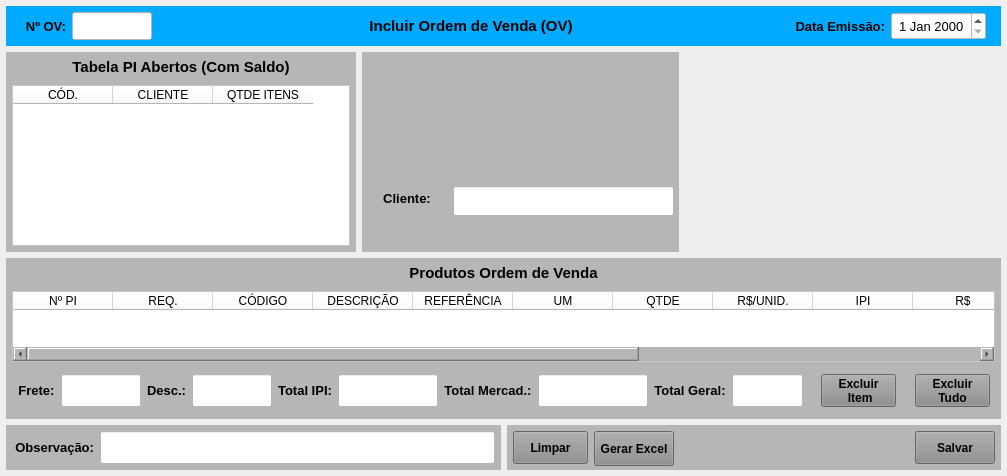
<?xml version="1.0" encoding="UTF-8"?>
<ui version="4.0">
 <class>MainWindow</class>
 <widget class="QMainWindow" name="MainWindow">
  <property name="geometry">
   <rect>
    <x>0</x>
    <y>0</y>
    <width>1007</width>
    <height>476</height>
   </rect>
  </property>
  <property name="windowTitle">
   <string>Incluir Ordem de Venda (OV)</string>
  </property>
  <widget class="QWidget" name="centralwidget">
   <layout class="QVBoxLayout" name="verticalLayout">
    <property name="spacing">
     <number>6</number>
    </property>
    <property name="leftMargin">
     <number>6</number>
    </property>
    <property name="topMargin">
     <number>6</number>
    </property>
    <property name="rightMargin">
     <number>6</number>
    </property>
    <property name="bottomMargin">
     <number>6</number>
    </property>
    <item>
     <widget class="QWidget" name="widget_cabecalho" native="true">
      <property name="sizePolicy">
       <sizepolicy hsizetype="Preferred" vsizetype="Fixed">
        <horstretch>0</horstretch>
        <verstretch>0</verstretch>
       </sizepolicy>
      </property>
      <property name="minimumSize">
       <size>
        <width>0</width>
        <height>40</height>
       </size>
      </property>
      <property name="maximumSize">
       <size>
        <width>16777215</width>
        <height>40</height>
       </size>
      </property>
      <property name="font">
       <font>
        <pointsize>9</pointsize>
       </font>
      </property>
      <property name="styleSheet">
       <string notr="true">background-color: rgb(0, 170, 255);</string>
      </property>
      <layout class="QHBoxLayout" name="horizontalLayout">
       <property name="spacing">
        <number>6</number>
       </property>
       <property name="leftMargin">
        <number>15</number>
       </property>
       <property name="topMargin">
        <number>6</number>
       </property>
       <property name="rightMargin">
        <number>15</number>
       </property>
       <property name="bottomMargin">
        <number>6</number>
       </property>
       <item>
        <widget class="QLabel" name="label_5">
         <property name="sizePolicy">
          <sizepolicy hsizetype="Fixed" vsizetype="Preferred">
           <horstretch>0</horstretch>
           <verstretch>0</verstretch>
          </sizepolicy>
         </property>
         <property name="maximumSize">
          <size>
           <width>45</width>
           <height>16777215</height>
          </size>
         </property>
         <property name="font">
          <font>
           <pointsize>10</pointsize>
           <weight>75</weight>
           <bold>true</bold>
          </font>
         </property>
         <property name="text">
          <string>Nº OV:</string>
         </property>
         <property name="alignment">
          <set>Qt::AlignRight|Qt::AlignTrailing|Qt::AlignVCenter</set>
         </property>
        </widget>
       </item>
       <item>
        <widget class="QLineEdit" name="line_Num_OV">
         <property name="sizePolicy">
          <sizepolicy hsizetype="Fixed" vsizetype="Preferred">
           <horstretch>0</horstretch>
           <verstretch>0</verstretch>
          </sizepolicy>
         </property>
         <property name="minimumSize">
          <size>
           <width>80</width>
           <height>0</height>
          </size>
         </property>
         <property name="maximumSize">
          <size>
           <width>80</width>
           <height>16777215</height>
          </size>
         </property>
         <property name="font">
          <font>
           <pointsize>9</pointsize>
          </font>
         </property>
         <property name="styleSheet">
          <string notr="true">background-color: rgb(255, 255, 255);</string>
         </property>
         <property name="alignment">
          <set>Qt::AlignCenter</set>
         </property>
        </widget>
       </item>
       <item>
        <widget class="QLabel" name="label_13">
         <property name="sizePolicy">
          <sizepolicy hsizetype="Minimum" vsizetype="Preferred">
           <horstretch>0</horstretch>
           <verstretch>0</verstretch>
          </sizepolicy>
         </property>
         <property name="minimumSize">
          <size>
           <width>300</width>
           <height>0</height>
          </size>
         </property>
         <property name="font">
          <font>
           <pointsize>11</pointsize>
           <weight>75</weight>
           <bold>true</bold>
          </font>
         </property>
         <property name="text">
          <string>Incluir Ordem de Venda (OV)</string>
         </property>
         <property name="alignment">
          <set>Qt::AlignCenter</set>
         </property>
        </widget>
       </item>
       <item>
        <widget class="QLabel" name="label_20">
         <property name="sizePolicy">
          <sizepolicy hsizetype="Fixed" vsizetype="Preferred">
           <horstretch>0</horstretch>
           <verstretch>0</verstretch>
          </sizepolicy>
         </property>
         <property name="minimumSize">
          <size>
           <width>95</width>
           <height>0</height>
          </size>
         </property>
         <property name="maximumSize">
          <size>
           <width>95</width>
           <height>16777215</height>
          </size>
         </property>
         <property name="font">
          <font>
           <pointsize>10</pointsize>
           <weight>75</weight>
           <bold>true</bold>
          </font>
         </property>
         <property name="text">
          <string>Data Emissão:</string>
         </property>
         <property name="alignment">
          <set>Qt::AlignRight|Qt::AlignTrailing|Qt::AlignVCenter</set>
         </property>
        </widget>
       </item>
       <item>
        <widget class="QDateEdit" name="date_Emissao">
         <property name="sizePolicy">
          <sizepolicy hsizetype="Fixed" vsizetype="Preferred">
           <horstretch>0</horstretch>
           <verstretch>0</verstretch>
          </sizepolicy>
         </property>
         <property name="maximumSize">
          <size>
           <width>95</width>
           <height>16777215</height>
          </size>
         </property>
         <property name="font">
          <font>
           <pointsize>10</pointsize>
          </font>
         </property>
         <property name="styleSheet">
          <string notr="true">background-color: rgb(255, 255, 255);</string>
         </property>
         <property name="alignment">
          <set>Qt::AlignCenter</set>
         </property>
        </widget>
       </item>
      </layout>
     </widget>
    </item>
    <item>
     <widget class="QWidget" name="widget_3" native="true">
      <property name="minimumSize">
       <size>
        <width>0</width>
        <height>200</height>
       </size>
      </property>
      <property name="maximumSize">
       <size>
        <width>16777215</width>
        <height>200</height>
       </size>
      </property>
      <layout class="QHBoxLayout" name="horizontalLayout_2">
       <property name="leftMargin">
        <number>0</number>
       </property>
       <property name="topMargin">
        <number>0</number>
       </property>
       <property name="rightMargin">
        <number>0</number>
       </property>
       <property name="bottomMargin">
        <number>0</number>
       </property>
       <item>
        <widget class="QWidget" name="widget_Cor1" native="true">
         <property name="minimumSize">
          <size>
           <width>350</width>
           <height>0</height>
          </size>
         </property>
         <property name="maximumSize">
          <size>
           <width>350</width>
           <height>16777215</height>
          </size>
         </property>
         <property name="styleSheet">
          <string notr="true">background-color: rgb(182, 182, 182);</string>
         </property>
         <layout class="QVBoxLayout" name="verticalLayout_5">
          <property name="spacing">
           <number>6</number>
          </property>
          <property name="leftMargin">
           <number>6</number>
          </property>
          <property name="topMargin">
           <number>2</number>
          </property>
          <property name="rightMargin">
           <number>6</number>
          </property>
          <property name="bottomMargin">
           <number>6</number>
          </property>
          <item>
           <widget class="QLabel" name="label_8">
            <property name="minimumSize">
             <size>
              <width>0</width>
              <height>25</height>
             </size>
            </property>
            <property name="maximumSize">
             <size>
              <width>16777215</width>
              <height>25</height>
             </size>
            </property>
            <property name="font">
             <font>
              <pointsize>11</pointsize>
              <weight>75</weight>
              <bold>true</bold>
             </font>
            </property>
            <property name="text">
             <string>Tabela PI Abertos (Com Saldo)</string>
            </property>
            <property name="alignment">
             <set>Qt::AlignCenter</set>
            </property>
           </widget>
          </item>
          <item>
           <widget class="QTableWidget" name="table_PI_Aberto">
            <property name="sizePolicy">
             <sizepolicy hsizetype="Preferred" vsizetype="Preferred">
              <horstretch>0</horstretch>
              <verstretch>0</verstretch>
             </sizepolicy>
            </property>
            <property name="font">
             <font>
              <pointsize>9</pointsize>
             </font>
            </property>
            <property name="styleSheet">
             <string notr="true">background-color: rgb(255, 255, 255);</string>
            </property>
            <column>
             <property name="text">
              <string>CÓD.</string>
             </property>
            </column>
            <column>
             <property name="text">
              <string>CLIENTE</string>
             </property>
            </column>
            <column>
             <property name="text">
              <string>QTDE ITENS</string>
             </property>
            </column>
           </widget>
          </item>
         </layout>
        </widget>
       </item>
       <item>
        <widget class="QWidget" name="widget_Cor2" native="true">
         <property name="styleSheet">
          <string notr="true">background-color: rgb(182, 182, 182);</string>
         </property>
         <layout class="QVBoxLayout" name="verticalLayout_2">
          <property name="leftMargin">
           <number>0</number>
          </property>
          <property name="topMargin">
           <number>0</number>
          </property>
          <property name="rightMargin">
           <number>0</number>
          </property>
          <property name="bottomMargin">
           <number>0</number>
          </property>
          <item>
           <widget class="QLabel" name="label_2">
            <property name="text">
             <string/>
            </property>
           </widget>
          </item>
          <item>
           <widget class="QWidget" name="widget_5" native="true">
            <property name="minimumSize">
             <size>
              <width>0</width>
              <height>35</height>
             </size>
            </property>
            <property name="maximumSize">
             <size>
              <width>16777215</width>
              <height>35</height>
             </size>
            </property>
            <layout class="QHBoxLayout" name="horizontalLayout_3">
             <property name="leftMargin">
              <number>5</number>
             </property>
             <property name="topMargin">
              <number>5</number>
             </property>
             <property name="rightMargin">
              <number>5</number>
             </property>
             <property name="bottomMargin">
              <number>5</number>
             </property>
             <item>
              <widget class="QLabel" name="label_41">
               <property name="minimumSize">
                <size>
                 <width>80</width>
                 <height>0</height>
                </size>
               </property>
               <property name="maximumSize">
                <size>
                 <width>80</width>
                 <height>16777215</height>
                </size>
               </property>
               <property name="font">
                <font>
                 <pointsize>10</pointsize>
                 <weight>75</weight>
                 <bold>true</bold>
                </font>
               </property>
               <property name="text">
                <string>Cliente:</string>
               </property>
               <property name="alignment">
                <set>Qt::AlignCenter</set>
               </property>
              </widget>
             </item>
             <item>
              <widget class="QLineEdit" name="line_Cliente">
               <property name="sizePolicy">
                <sizepolicy hsizetype="Preferred" vsizetype="Preferred">
                 <horstretch>0</horstretch>
                 <verstretch>0</verstretch>
                </sizepolicy>
               </property>
               <property name="minimumSize">
                <size>
                 <width>0</width>
                 <height>30</height>
                </size>
               </property>
               <property name="maximumSize">
                <size>
                 <width>16777215</width>
                 <height>30</height>
                </size>
               </property>
               <property name="font">
                <font>
                 <pointsize>9</pointsize>
                 <weight>50</weight>
                 <bold>false</bold>
                </font>
               </property>
               <property name="styleSheet">
                <string notr="true">background-color: rgb(255, 255, 255);</string>
               </property>
               <property name="alignment">
                <set>Qt::AlignCenter</set>
               </property>
              </widget>
             </item>
            </layout>
           </widget>
          </item>
          <item>
           <widget class="QLabel" name="label_3">
            <property name="minimumSize">
             <size>
              <width>0</width>
              <height>30</height>
             </size>
            </property>
            <property name="maximumSize">
             <size>
              <width>16777215</width>
              <height>30</height>
             </size>
            </property>
            <property name="text">
             <string/>
            </property>
           </widget>
          </item>
         </layout>
        </widget>
       </item>
       <item>
        <widget class="QLabel" name="label">
         <property name="text">
          <string/>
         </property>
        </widget>
       </item>
      </layout>
     </widget>
    </item>
    <item>
     <widget class="QWidget" name="widget_Cor3" native="true">
      <property name="minimumSize">
       <size>
        <width>0</width>
        <height>0</height>
       </size>
      </property>
      <property name="styleSheet">
       <string notr="true">background-color: rgb(182, 182, 182);</string>
      </property>
      <layout class="QVBoxLayout" name="verticalLayout_12" stretch="0,0,0">
       <property name="spacing">
        <number>6</number>
       </property>
       <property name="leftMargin">
        <number>6</number>
       </property>
       <property name="topMargin">
        <number>2</number>
       </property>
       <property name="rightMargin">
        <number>6</number>
       </property>
       <property name="bottomMargin">
        <number>6</number>
       </property>
       <item>
        <widget class="QLabel" name="label_34">
         <property name="minimumSize">
          <size>
           <width>0</width>
           <height>25</height>
          </size>
         </property>
         <property name="maximumSize">
          <size>
           <width>16777215</width>
           <height>25</height>
          </size>
         </property>
         <property name="font">
          <font>
           <pointsize>11</pointsize>
           <weight>75</weight>
           <bold>true</bold>
          </font>
         </property>
         <property name="text">
          <string>Produtos Ordem de Venda</string>
         </property>
         <property name="alignment">
          <set>Qt::AlignCenter</set>
         </property>
        </widget>
       </item>
       <item>
        <widget class="QTableWidget" name="table_OV">
         <property name="sizePolicy">
          <sizepolicy hsizetype="Preferred" vsizetype="Preferred">
           <horstretch>0</horstretch>
           <verstretch>0</verstretch>
          </sizepolicy>
         </property>
         <property name="font">
          <font>
           <pointsize>8</pointsize>
          </font>
         </property>
         <property name="styleSheet">
          <string notr="true">background-color: rgb(255, 255, 255);</string>
         </property>
         <column>
          <property name="text">
           <string>Nº PI</string>
          </property>
         </column>
         <column>
          <property name="text">
           <string>REQ.</string>
          </property>
         </column>
         <column>
          <property name="text">
           <string>CÓDIGO</string>
          </property>
         </column>
         <column>
          <property name="text">
           <string>DESCRIÇÃO</string>
          </property>
         </column>
         <column>
          <property name="text">
           <string>REFERÊNCIA</string>
          </property>
         </column>
         <column>
          <property name="text">
           <string>UM</string>
          </property>
         </column>
         <column>
          <property name="text">
           <string>QTDE</string>
          </property>
         </column>
         <column>
          <property name="text">
           <string>R$/UNID.</string>
          </property>
         </column>
         <column>
          <property name="text">
           <string>IPI</string>
          </property>
         </column>
         <column>
          <property name="text">
           <string>R$</string>
          </property>
         </column>
         <column>
          <property name="text">
           <string>DATA ENTR.</string>
          </property>
         </column>
         <column>
          <property name="text">
           <string>QTDE ENT</string>
          </property>
         </column>
         <column>
          <property name="text">
           <string>OBS</string>
          </property>
         </column>
         <column>
          <property name="text">
           <string>SOLICITANTE</string>
          </property>
         </column>
        </widget>
       </item>
       <item>
        <widget class="QWidget" name="widget_21" native="true">
         <property name="minimumSize">
          <size>
           <width>0</width>
           <height>45</height>
          </size>
         </property>
         <property name="maximumSize">
          <size>
           <width>16777215</width>
           <height>45</height>
          </size>
         </property>
         <layout class="QHBoxLayout" name="horizontalLayout_15">
          <property name="leftMargin">
           <number>0</number>
          </property>
          <property name="topMargin">
           <number>0</number>
          </property>
          <property name="rightMargin">
           <number>0</number>
          </property>
          <property name="bottomMargin">
           <number>0</number>
          </property>
          <item>
           <widget class="QWidget" name="widget_22" native="true">
            <layout class="QVBoxLayout" name="verticalLayout_13">
             <property name="spacing">
              <number>4</number>
             </property>
             <property name="leftMargin">
              <number>0</number>
             </property>
             <property name="topMargin">
              <number>0</number>
             </property>
             <property name="rightMargin">
              <number>0</number>
             </property>
             <property name="bottomMargin">
              <number>0</number>
             </property>
             <item>
              <widget class="QWidget" name="widget_23" native="true">
               <layout class="QHBoxLayout" name="horizontalLayout_16">
                <property name="leftMargin">
                 <number>6</number>
                </property>
                <property name="topMargin">
                 <number>6</number>
                </property>
                <property name="rightMargin">
                 <number>6</number>
                </property>
                <property name="bottomMargin">
                 <number>6</number>
                </property>
                <item>
                 <widget class="QLabel" name="label_35">
                  <property name="minimumSize">
                   <size>
                    <width>0</width>
                    <height>0</height>
                   </size>
                  </property>
                  <property name="maximumSize">
                   <size>
                    <width>16777215</width>
                    <height>16777215</height>
                   </size>
                  </property>
                  <property name="font">
                   <font>
                    <pointsize>10</pointsize>
                    <weight>75</weight>
                    <bold>true</bold>
                   </font>
                  </property>
                  <property name="text">
                   <string>Frete:</string>
                  </property>
                  <property name="alignment">
                   <set>Qt::AlignCenter</set>
                  </property>
                 </widget>
                </item>
                <item>
                 <widget class="QLineEdit" name="line_Frete">
                  <property name="sizePolicy">
                   <sizepolicy hsizetype="Preferred" vsizetype="Preferred">
                    <horstretch>0</horstretch>
                    <verstretch>0</verstretch>
                   </sizepolicy>
                  </property>
                  <property name="minimumSize">
                   <size>
                    <width>80</width>
                    <height>0</height>
                   </size>
                  </property>
                  <property name="maximumSize">
                   <size>
                    <width>80</width>
                    <height>16777215</height>
                   </size>
                  </property>
                  <property name="font">
                   <font>
                    <pointsize>9</pointsize>
                    <weight>50</weight>
                    <bold>false</bold>
                   </font>
                  </property>
                  <property name="styleSheet">
                   <string notr="true">background-color: rgb(255, 255, 255);</string>
                  </property>
                  <property name="alignment">
                   <set>Qt::AlignCenter</set>
                  </property>
                 </widget>
                </item>
                <item>
                 <widget class="QLabel" name="label_36">
                  <property name="minimumSize">
                   <size>
                    <width>0</width>
                    <height>0</height>
                   </size>
                  </property>
                  <property name="maximumSize">
                   <size>
                    <width>16777215</width>
                    <height>16777215</height>
                   </size>
                  </property>
                  <property name="font">
                   <font>
                    <pointsize>10</pointsize>
                    <weight>75</weight>
                    <bold>true</bold>
                   </font>
                  </property>
                  <property name="text">
                   <string>Desc.:</string>
                  </property>
                  <property name="alignment">
                   <set>Qt::AlignCenter</set>
                  </property>
                 </widget>
                </item>
                <item>
                 <widget class="QLineEdit" name="line_Desconto">
                  <property name="sizePolicy">
                   <sizepolicy hsizetype="Preferred" vsizetype="Preferred">
                    <horstretch>0</horstretch>
                    <verstretch>0</verstretch>
                   </sizepolicy>
                  </property>
                  <property name="minimumSize">
                   <size>
                    <width>80</width>
                    <height>0</height>
                   </size>
                  </property>
                  <property name="maximumSize">
                   <size>
                    <width>80</width>
                    <height>16777215</height>
                   </size>
                  </property>
                  <property name="font">
                   <font>
                    <pointsize>9</pointsize>
                    <weight>50</weight>
                    <bold>false</bold>
                   </font>
                  </property>
                  <property name="styleSheet">
                   <string notr="true">background-color: rgb(255, 255, 255);</string>
                  </property>
                  <property name="alignment">
                   <set>Qt::AlignCenter</set>
                  </property>
                 </widget>
                </item>
                <item>
                 <widget class="QLabel" name="label_37">
                  <property name="minimumSize">
                   <size>
                    <width>0</width>
                    <height>0</height>
                   </size>
                  </property>
                  <property name="maximumSize">
                   <size>
                    <width>16777215</width>
                    <height>16777215</height>
                   </size>
                  </property>
                  <property name="font">
                   <font>
                    <pointsize>10</pointsize>
                    <weight>75</weight>
                    <bold>true</bold>
                   </font>
                  </property>
                  <property name="text">
                   <string>Total IPI:</string>
                  </property>
                  <property name="alignment">
                   <set>Qt::AlignCenter</set>
                  </property>
                 </widget>
                </item>
                <item>
                 <widget class="QLineEdit" name="line_Total_Ipi">
                  <property name="sizePolicy">
                   <sizepolicy hsizetype="Preferred" vsizetype="Preferred">
                    <horstretch>0</horstretch>
                    <verstretch>0</verstretch>
                   </sizepolicy>
                  </property>
                  <property name="minimumSize">
                   <size>
                    <width>100</width>
                    <height>0</height>
                   </size>
                  </property>
                  <property name="maximumSize">
                   <size>
                    <width>100</width>
                    <height>16777215</height>
                   </size>
                  </property>
                  <property name="font">
                   <font>
                    <pointsize>9</pointsize>
                   </font>
                  </property>
                  <property name="styleSheet">
                   <string notr="true">background-color: rgb(255, 255, 255);</string>
                  </property>
                  <property name="alignment">
                   <set>Qt::AlignCenter</set>
                  </property>
                 </widget>
                </item>
                <item>
                 <widget class="QLabel" name="label_38">
                  <property name="minimumSize">
                   <size>
                    <width>0</width>
                    <height>0</height>
                   </size>
                  </property>
                  <property name="maximumSize">
                   <size>
                    <width>16777215</width>
                    <height>16777215</height>
                   </size>
                  </property>
                  <property name="font">
                   <font>
                    <pointsize>10</pointsize>
                    <weight>75</weight>
                    <bold>true</bold>
                   </font>
                  </property>
                  <property name="text">
                   <string>Total Mercad.:</string>
                  </property>
                  <property name="alignment">
                   <set>Qt::AlignCenter</set>
                  </property>
                 </widget>
                </item>
                <item>
                 <widget class="QLineEdit" name="line_Total_Merc">
                  <property name="sizePolicy">
                   <sizepolicy hsizetype="Preferred" vsizetype="Preferred">
                    <horstretch>0</horstretch>
                    <verstretch>0</verstretch>
                   </sizepolicy>
                  </property>
                  <property name="minimumSize">
                   <size>
                    <width>110</width>
                    <height>0</height>
                   </size>
                  </property>
                  <property name="maximumSize">
                   <size>
                    <width>110</width>
                    <height>16777215</height>
                   </size>
                  </property>
                  <property name="font">
                   <font>
                    <pointsize>9</pointsize>
                   </font>
                  </property>
                  <property name="styleSheet">
                   <string notr="true">background-color: rgb(255, 255, 255);</string>
                  </property>
                  <property name="alignment">
                   <set>Qt::AlignCenter</set>
                  </property>
                 </widget>
                </item>
                <item>
                 <widget class="QLabel" name="label_39">
                  <property name="minimumSize">
                   <size>
                    <width>0</width>
                    <height>0</height>
                   </size>
                  </property>
                  <property name="maximumSize">
                   <size>
                    <width>16777215</width>
                    <height>16777215</height>
                   </size>
                  </property>
                  <property name="font">
                   <font>
                    <pointsize>10</pointsize>
                    <weight>75</weight>
                    <bold>true</bold>
                   </font>
                  </property>
                  <property name="text">
                   <string>Total Geral:</string>
                  </property>
                  <property name="alignment">
                   <set>Qt::AlignCenter</set>
                  </property>
                 </widget>
                </item>
                <item>
                 <widget class="QLineEdit" name="line_Total_Geral">
                  <property name="sizePolicy">
                   <sizepolicy hsizetype="Preferred" vsizetype="Preferred">
                    <horstretch>0</horstretch>
                    <verstretch>0</verstretch>
                   </sizepolicy>
                  </property>
                  <property name="minimumSize">
                   <size>
                    <width>0</width>
                    <height>0</height>
                   </size>
                  </property>
                  <property name="maximumSize">
                   <size>
                    <width>16777215</width>
                    <height>16777215</height>
                   </size>
                  </property>
                  <property name="font">
                   <font>
                    <pointsize>9</pointsize>
                   </font>
                  </property>
                  <property name="styleSheet">
                   <string notr="true">background-color: rgb(255, 255, 255);</string>
                  </property>
                  <property name="alignment">
                   <set>Qt::AlignCenter</set>
                  </property>
                 </widget>
                </item>
               </layout>
              </widget>
             </item>
            </layout>
           </widget>
          </item>
          <item>
           <widget class="QWidget" name="widget_25" native="true">
            <property name="minimumSize">
             <size>
              <width>180</width>
              <height>0</height>
             </size>
            </property>
            <property name="maximumSize">
             <size>
              <width>180</width>
              <height>16777215</height>
             </size>
            </property>
            <layout class="QHBoxLayout" name="horizontalLayout_17">
             <property name="leftMargin">
              <number>6</number>
             </property>
             <property name="topMargin">
              <number>6</number>
             </property>
             <property name="rightMargin">
              <number>6</number>
             </property>
             <property name="bottomMargin">
              <number>6</number>
             </property>
             <item>
              <widget class="QPushButton" name="btn_ExcluirItem">
               <property name="sizePolicy">
                <sizepolicy hsizetype="Fixed" vsizetype="Preferred">
                 <horstretch>0</horstretch>
                 <verstretch>0</verstretch>
                </sizepolicy>
               </property>
               <property name="maximumSize">
                <size>
                 <width>75</width>
                 <height>16777215</height>
                </size>
               </property>
               <property name="font">
                <font>
                 <pointsize>9</pointsize>
                 <weight>75</weight>
                 <bold>true</bold>
                </font>
               </property>
               <property name="cursor">
                <cursorShape>PointingHandCursor</cursorShape>
               </property>
               <property name="layoutDirection">
                <enum>Qt::LeftToRight</enum>
               </property>
               <property name="autoFillBackground">
                <bool>false</bool>
               </property>
               <property name="styleSheet">
                <string notr="true">background-color: rgb(141, 141, 141);</string>
               </property>
               <property name="text">
                <string>Excluir 
 Item</string>
               </property>
               <property name="checkable">
                <bool>false</bool>
               </property>
               <property name="autoDefault">
                <bool>false</bool>
               </property>
               <property name="default">
                <bool>false</bool>
               </property>
               <property name="flat">
                <bool>false</bool>
               </property>
              </widget>
             </item>
             <item>
              <widget class="QLabel" name="label_40">
               <property name="text">
                <string/>
               </property>
              </widget>
             </item>
             <item>
              <widget class="QPushButton" name="btn_ExcluirTudo">
               <property name="sizePolicy">
                <sizepolicy hsizetype="Fixed" vsizetype="Preferred">
                 <horstretch>0</horstretch>
                 <verstretch>0</verstretch>
                </sizepolicy>
               </property>
               <property name="maximumSize">
                <size>
                 <width>80</width>
                 <height>16777215</height>
                </size>
               </property>
               <property name="font">
                <font>
                 <pointsize>9</pointsize>
                 <weight>75</weight>
                 <bold>true</bold>
                </font>
               </property>
               <property name="cursor">
                <cursorShape>PointingHandCursor</cursorShape>
               </property>
               <property name="layoutDirection">
                <enum>Qt::LeftToRight</enum>
               </property>
               <property name="autoFillBackground">
                <bool>false</bool>
               </property>
               <property name="styleSheet">
                <string notr="true">background-color: rgb(141, 141, 141);</string>
               </property>
               <property name="text">
                <string>Excluir
Tudo</string>
               </property>
               <property name="checkable">
                <bool>false</bool>
               </property>
               <property name="autoDefault">
                <bool>false</bool>
               </property>
               <property name="default">
                <bool>false</bool>
               </property>
               <property name="flat">
                <bool>false</bool>
               </property>
              </widget>
             </item>
            </layout>
           </widget>
          </item>
         </layout>
        </widget>
       </item>
      </layout>
     </widget>
    </item>
    <item>
     <widget class="QWidget" name="widget_12" native="true">
      <property name="minimumSize">
       <size>
        <width>0</width>
        <height>45</height>
       </size>
      </property>
      <property name="maximumSize">
       <size>
        <width>16777215</width>
        <height>45</height>
       </size>
      </property>
      <layout class="QHBoxLayout" name="horizontalLayout_7">
       <property name="leftMargin">
        <number>0</number>
       </property>
       <property name="topMargin">
        <number>0</number>
       </property>
       <property name="rightMargin">
        <number>0</number>
       </property>
       <property name="bottomMargin">
        <number>0</number>
       </property>
       <item>
        <widget class="QWidget" name="widget_Cor4" native="true">
         <property name="maximumSize">
          <size>
           <width>16777215</width>
           <height>16777215</height>
          </size>
         </property>
         <property name="styleSheet">
          <string notr="true">background-color: rgb(182, 182, 182);</string>
         </property>
         <layout class="QHBoxLayout" name="horizontalLayout_23">
          <property name="spacing">
           <number>6</number>
          </property>
          <property name="leftMargin">
           <number>6</number>
          </property>
          <property name="topMargin">
           <number>6</number>
          </property>
          <property name="rightMargin">
           <number>6</number>
          </property>
          <property name="bottomMargin">
           <number>6</number>
          </property>
          <item>
           <widget class="QLabel" name="label_28">
            <property name="sizePolicy">
             <sizepolicy hsizetype="Fixed" vsizetype="Preferred">
              <horstretch>0</horstretch>
              <verstretch>0</verstretch>
             </sizepolicy>
            </property>
            <property name="minimumSize">
             <size>
              <width>82</width>
              <height>0</height>
             </size>
            </property>
            <property name="maximumSize">
             <size>
              <width>82</width>
              <height>16777215</height>
             </size>
            </property>
            <property name="font">
             <font>
              <pointsize>10</pointsize>
              <weight>75</weight>
              <bold>true</bold>
             </font>
            </property>
            <property name="text">
             <string>Observação:</string>
            </property>
            <property name="alignment">
             <set>Qt::AlignRight|Qt::AlignTrailing|Qt::AlignVCenter</set>
            </property>
           </widget>
          </item>
          <item>
           <widget class="QLineEdit" name="line_Obs">
            <property name="sizePolicy">
             <sizepolicy hsizetype="Preferred" vsizetype="Preferred">
              <horstretch>0</horstretch>
              <verstretch>0</verstretch>
             </sizepolicy>
            </property>
            <property name="minimumSize">
             <size>
              <width>0</width>
              <height>0</height>
             </size>
            </property>
            <property name="maximumSize">
             <size>
              <width>16777215</width>
              <height>16777215</height>
             </size>
            </property>
            <property name="font">
             <font>
              <pointsize>9</pointsize>
             </font>
            </property>
            <property name="cursor">
             <cursorShape>IBeamCursor</cursorShape>
            </property>
            <property name="styleSheet">
             <string notr="true">background-color: rgb(255, 255, 255);</string>
            </property>
            <property name="inputMask">
             <string/>
            </property>
            <property name="text">
             <string/>
            </property>
            <property name="maxLength">
             <number>110</number>
            </property>
            <property name="frame">
             <bool>true</bool>
            </property>
            <property name="echoMode">
             <enum>QLineEdit::Normal</enum>
            </property>
            <property name="alignment">
             <set>Qt::AlignLeading|Qt::AlignLeft|Qt::AlignVCenter</set>
            </property>
           </widget>
          </item>
         </layout>
        </widget>
       </item>
       <item>
        <widget class="QWidget" name="widget_Cor5" native="true">
         <property name="minimumSize">
          <size>
           <width>0</width>
           <height>0</height>
          </size>
         </property>
         <property name="maximumSize">
          <size>
           <width>16777215</width>
           <height>16777215</height>
          </size>
         </property>
         <property name="styleSheet">
          <string notr="true">background-color: rgb(182, 182, 182);</string>
         </property>
         <layout class="QHBoxLayout" name="horizontalLayout_8">
          <property name="leftMargin">
           <number>6</number>
          </property>
          <property name="topMargin">
           <number>6</number>
          </property>
          <property name="rightMargin">
           <number>6</number>
          </property>
          <property name="bottomMargin">
           <number>6</number>
          </property>
          <item>
           <widget class="QPushButton" name="btn_Limpar">
            <property name="sizePolicy">
             <sizepolicy hsizetype="Fixed" vsizetype="Preferred">
              <horstretch>0</horstretch>
              <verstretch>0</verstretch>
             </sizepolicy>
            </property>
            <property name="maximumSize">
             <size>
              <width>75</width>
              <height>16777215</height>
             </size>
            </property>
            <property name="font">
             <font>
              <pointsize>9</pointsize>
              <weight>75</weight>
              <bold>true</bold>
             </font>
            </property>
            <property name="cursor">
             <cursorShape>PointingHandCursor</cursorShape>
            </property>
            <property name="layoutDirection">
             <enum>Qt::LeftToRight</enum>
            </property>
            <property name="autoFillBackground">
             <bool>false</bool>
            </property>
            <property name="styleSheet">
             <string notr="true">background-color: rgb(141, 141, 141);</string>
            </property>
            <property name="text">
             <string>Limpar</string>
            </property>
            <property name="checkable">
             <bool>false</bool>
            </property>
            <property name="autoDefault">
             <bool>false</bool>
            </property>
            <property name="default">
             <bool>false</bool>
            </property>
            <property name="flat">
             <bool>false</bool>
            </property>
           </widget>
          </item>
          <item>
           <widget class="QPushButton" name="btn_Excel">
            <property name="minimumSize">
             <size>
              <width>80</width>
              <height>35</height>
             </size>
            </property>
            <property name="maximumSize">
             <size>
              <width>80</width>
              <height>35</height>
             </size>
            </property>
            <property name="font">
             <font>
              <pointsize>9</pointsize>
              <weight>75</weight>
              <bold>true</bold>
             </font>
            </property>
            <property name="cursor">
             <cursorShape>PointingHandCursor</cursorShape>
            </property>
            <property name="styleSheet">
             <string notr="true">background-color: rgb(141, 141, 141);</string>
            </property>
            <property name="text">
             <string>Gerar Excel</string>
            </property>
           </widget>
          </item>
          <item>
           <widget class="QLabel" name="label_Texto_Excel">
            <property name="text">
             <string/>
            </property>
           </widget>
          </item>
          <item>
           <widget class="QPushButton" name="btn_Salvar">
            <property name="sizePolicy">
             <sizepolicy hsizetype="Fixed" vsizetype="Preferred">
              <horstretch>0</horstretch>
              <verstretch>0</verstretch>
             </sizepolicy>
            </property>
            <property name="maximumSize">
             <size>
              <width>80</width>
              <height>16777215</height>
             </size>
            </property>
            <property name="font">
             <font>
              <pointsize>9</pointsize>
              <weight>75</weight>
              <bold>true</bold>
             </font>
            </property>
            <property name="cursor">
             <cursorShape>PointingHandCursor</cursorShape>
            </property>
            <property name="styleSheet">
             <string notr="true">background-color: rgb(141, 141, 141);</string>
            </property>
            <property name="text">
             <string>Salvar</string>
            </property>
           </widget>
          </item>
         </layout>
        </widget>
       </item>
      </layout>
     </widget>
    </item>
   </layout>
  </widget>
 </widget>
 <resources/>
 <connections/>
</ui>
